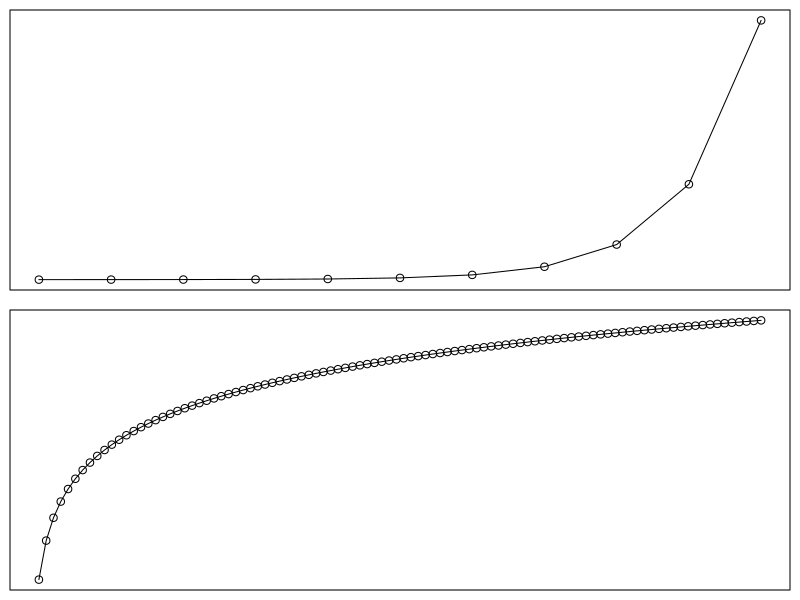

Reproduce this figure in R.
par(mfrow=c(2, 1), mai = c(0.1, 0.1, 0.1, 0.1))
h <- function(x) exp(x)
x <- c(1:0.5:11)
plot(x, h(x), type='o', ylab='', xlab='', main='', xaxt='n', yaxt='n')

x <- c(1:100)
h <- function(x) log(x)
plot(x, h(x), type='o', ylab='', xlab='', main='', xaxt='n', yaxt='n')
